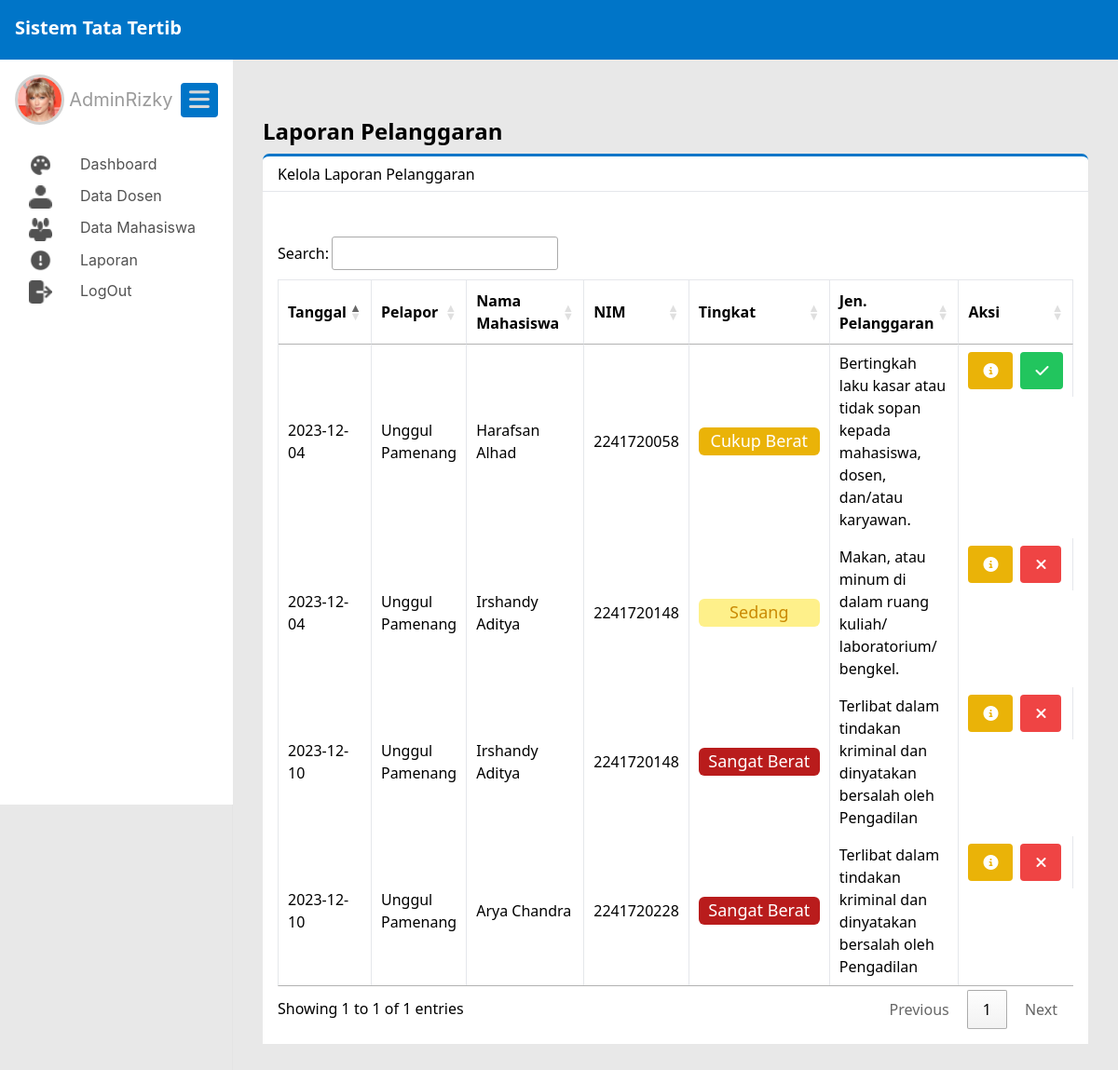
/public/admin/laporanPelanggaran (signed in), run on the app's committed database.
### tables this page shows
CREATE TABLE `pengaduan` (
  `pengaduan_id` int(11) NOT NULL,
  `nip` varchar(20) NOT NULL,
  `nim` varchar(20) NOT NULL,
  `pelanggaran_id` int(11) NOT NULL,
  `bukti_pelanggaran` varchar(200) NOT NULL,
  `tanggal_pengaduan` date NOT NULL,
  `status_pengaduan` enum('valid','tidak valid','proses') NOT NULL,
  `catatan` text NOT NULL
);

CREATE TABLE `dosen` (
  `nip` varchar(20) NOT NULL,
  `nama` varchar(50) NOT NULL,
  `TTL` varchar(50) NOT NULL,
  `jenis_kelamin` enum('L','P') NOT NULL,
  `jabatan` varchar(50) NOT NULL,
  `email` varchar(50) NOT NULL,
  `no_phone` int(11) NOT NULL,
  `alamat` varchar(100) NOT NULL,
  `dosen_img` varchar(150) NOT NULL,
  `user_id` int(11) NOT NULL
);

CREATE TABLE `mahasiswa` (
  `nim` varchar(20) NOT NULL,
  `prodi_id` int(11) NOT NULL,
  `nama` varchar(50) NOT NULL,
  `TTL` varchar(50) NOT NULL,
  `jenis_kelamin` enum('L','P') NOT NULL,
  `alamat` varchar(100) NOT NULL,
  `email` varchar(50) NOT NULL,
  `no_phone` varchar(11) NOT NULL,
  `phone_ortu` varchar(20) NOT NULL,
  `jumlah_pelanggaran` int(11) NOT NULL,
  `mahasiswa_img` varchar(200) NOT NULL,
  `user_id` int(11) NOT NULL
);

CREATE TABLE `pelanggaran` (
  `pelanggaran_id` int(11) NOT NULL,
  `pelanggaran` varchar(200) NOT NULL,
  `tingkat` int(11) NOT NULL,
  `sanksi_pelanggaran` varchar(500) NOT NULL
);

### app/core/Controller.php (called while the page is built, shortened)
<?php
class Controller{
    public function view($view, $data = []){
        require_once '../app/views/' . $view . '.php';
    }
    public function model($model){
        return new $model;
    }
}

### app/controllers/Admin.php (called while the page is built, shortened)
<?php
class Admin extends Controller{
    public function laporanPelanggaran(){
        $data['judul'] = 'Admin Page';
        $data['Pelanggaran'] = $this->model('Admin_model')->getLaporanPelanggaran();
        $this->view('admin/laporanPelanggaran', $data);
    }
}

### app/core/App.php (called while the page is built, shortened)
<?php
class App
{
    protected $method = 'index';
    protected $params = [];
    public function __construct()
    {
        $url = $this->parseURL();
        if(file_exists('../app/controllers/' . $url[0] . '.php')){
            unset($url[0]);
        }
        $this->controller = new $this->controller;
        if(isset($url[1])){
            if(method_exists($this->controller, $url[1])){
                $this->method = $url[1];
            }
        }
        call_user_func_array([$this->controller, $this->method], $this->params);
    }
    public function parseURL()
    {
        if (isset($_GET['url'])) {
            $url = rtrim($_GET['url'], '/');
            $url = filter_var($url, FILTER_SANITIZE_URL);
            $url = explode('/', $url);
            return $url;
        }
    }
}

### public/index.php (called while the page is built, shortened)
<?php
$app = new App;

### app/core/Database.php (called while the page is built, shortened)
<?php
class Database
{
    private $host = DB_HOST;
    private $user = DB_USER;
    private $pass = DB_PASS;
    private $db_name = DB_NAME;
    private $dbh;
    private $stmt;
    public function __construct()
    {
        $dsn = 'mysql:host=' . $this->host . ';dbname=' . $this->db_name;
        $option = [
            PDO::ATTR_PERSISTENT => true,
            PDO::ATTR_ERRMODE => PDO::ERRMODE_EXCEPTION
        ];
        try {
            $this->dbh = new PDO($dsn, $this->user, $this->pass, $option);
        } catch (PDOException $e) {
            die($e->getMessage());
        }
    }
    public function query($query)
    {
        $this->stmt = $this->dbh->prepare($query);
    }
    public function execute()
    {
        $this->stmt->execute();
    }
    public function resultSet()
    {
        $this->execute();
        return $this->stmt->fetchAll(PDO::FETCH_ASSOC);
    }
}

### app/models/Admin_model.php (called while the page is built, shortened)
<?php
class Admin_model
{
    private $table1 = 'dosen';
    private $table2 = 'mahasiswa';
    private $table3 = 'pengaduan';
    private $table4 = 'pelanggaran';
    private $db;
    public function __construct()
    {
        $this->db = new Database;
    }
    public function getLaporanPelanggaran()
    {
        $this->db->query('SELECT p.pengaduan_id, p.status_pengaduan, p.tanggal_pengaduan, d.nama as nama_dosen, m.nama, m.nim, pe.tingkat, pe.pelanggaran
        FROM ' . $this->table3 . ' AS p
        JOIN ' . $this->table1 . ' AS d ON p.nip = d.nip
        JOIN ' . $this->table2 . ' AS m ON p.nim = m.nim
        JOIN ' . $this->table4 . ' AS pe ON p.pelanggaran_id = pe.pelanggaran_id');
        return $this->db->resultSet();
    }
}

### app/views/admin/laporanPelanggaran.php (the view, shortened to what this page needs)
<div class="flex-1 pl-8 pb-8 pt-6 pr-8 shadow-sm main_content">
  <div id="laporan_pelanggaran">
    <h1 class="text-2xl font-bold mb-2">Laporan Pelanggaran</h1>
    <div class="flex bg-white h-10 items-center shadow-sm subtitle_dashboard">
      <div class="flex-1 ml-4">Kelola Laporan Pelanggaran</div>
    </div>
    <div class="flex bg-white">
      <div class="flex-1 bg-white p-4">
        <div class="grid grid-cols-1 gap-4">
          <div class="container mx-auto mt-8 containerTableDosen overflow-x-auto">
            <table id="tableLaporan" class="min-w-full border ">
              <thead>
                <tr class="border-b">
                  <th class="py-2 px-4 border-r">Tanggal</th>
                  <th class="py-2 px-4 border-r">Pelapor</th>
                  <th class="py-2 px-4 border-r">Nama Mahasiswa</th>
                  <th class="py-2 px-4 border-r">NIM</th>
                  <th class="py-2 px-4 border-r">Tingkat</th>
                  <th class="py-2 px-4 border-r">Jen. Pelanggaran</th>
                  <th class="py-2 px-4 border-r">Aksi</th>
                </tr>
              </thead>
              <?php
              foreach ($data['Pelanggaran'] as $row) :
              ?>
                <tbody>
                  <tr class="border-b">
                    <td class="py-2 px-4 border-r"><?= $row['tanggal_pengaduan']; ?></td>
                    <td class="py-2 px-4 border-r"><?= $row['nama_dosen']; ?></td>
                    <td class="py-2 px-4 border-r">
                      <p class="nama_dosen_table inline"><?= $row['nama']; ?></p>
                    </td>
                    <td class="py-2 px-4 border-r">
                      <p class="nama_dosen_table inline"><?= $row['nim']; ?></p>
                    </td>
                    <td class="py-2 px-4 border-r text-center"><?php
                                                                if ($row['tingkat'] == '1') {
                                                                  echo '<div class="w-[130px] h-[30px] rounded-md bg-red-700 px-1 text-lg font-medium text-white">Sangat Berat</div>';
                                                                } elseif ($row['tingkat'] == '2') {
                                                                  echo '<div class="w-[130px] h-[30px] rounded-md bg-orange-600 px-1 text-lg font-medium text-white">Berat</div>';
                                                                } elseif ($row['tingkat'] == '3') {
                                                                  echo '<div class="w-[130px] h-[30px] rounded-md bg-yellow-500 px-1 text-lg font-medium text-white">Cukup Berat</div>';
                                                                } elseif ($row['tingkat'] == '4') {
                                                                  echo '<div class="w-[130px] h-[30px] rounded-md bg-yellow-200 px-1 text-lg font-medium text-yellow-600">Sedang</div>';
                                                                } elseif ($row['tingkat'] == '5') {
                                                                  echo '<div class="w-[130px] h-[30px] rounded-md bg-green-200 px-1 text-lg font-medium text-green-700">Ringan</div>';
                                                                }
                                                                ?></td>
                    <td class="py-2 px-4 border-r"><?= $row['pelanggaran']; ?></td>
                    <td class="py-2 px-4 border-r flex p-2 gap-2 ">
                      <a href="#" onclick="showModalKompen(<?= $row['pengaduan_id']; ?>);" class="bg-yellow-500 hover:bg-yellow-700 sm:right-[-100px] text-white font-bold py-2 px-4 rounded inline"><i class="fas fa-info-circle"></i></a>
                      <?php if ($row['status_pengaduan'] ==  'valid') { ?>
                        <button class="bg-green-500 sm:right-[-100px] text-white font-bold py-2 px-4 rounded inline"><i class="fa-solid fa-check"></i></button>
                      <?php } else if ($row['status_pengaduan'] ==  'tidak valid') { ?>
                        <button class="bg-red-500 sm:right-[-100px] text-white font-bold py-2 px-4 rounded inline"><i class="fas fa-times"></i>
                        </button>
                      <?php } else if ($row['status_pengaduan'] ==  'proses') { ?>
                        <button class="bg-blue-500 sm:right-[-100px] text-white font-bold py-2 px-4 rounded inline"><i class="fas fa-spinner"></i>
                        </a>
                      <?php } else if ($row['status_pengaduan'] == 'baru') { ?>
                        <button class="bg-blue-500 sm:right-[-100px] text-white font-bold py-2 px-4 rounded inline"><i class="fas fa-check"></i>
                        </button>
                        <?php } ?>
                    </td>
                  </tr>
                <?php
              endforeach;
                ?>
                </tbody>
            </table>
          </div>
        </div>
      </div>
    </div>
  </div>
</div>

### public/css/style.css (style rules this page uses)
.main_content { margin-left: 250px; margin-top: 64px; }
.main { background: #e8e8e8; }
.subtitle_dashboard { border-top: solid; border-radius: 7px 7px 0px 0px; border-color: #0075c8; }

### data on the page
pengaduan: tanggal_pengaduan "2023-12-04", nip.nama "Unggul Pamenang", nim.nama "Harafsan Alhad", nim.nim "2241720058", shows "Cukup Berat", pelanggaran.pelanggaran "Bertingkah laku kasar atau tidak sopan kepada mahasiswa, dosen, dan/atau karyawan.", status_pengaduan "valid" (drawn)
pengaduan: tanggal_pengaduan "2023-12-04", nip.nama "Unggul Pamenang", nim.nama "Irshandy Aditya", nim.nim "2241720148", shows "Sedang", pelanggaran.pelanggaran "Makan, atau minum di dalam ruang kuliah/ laboratorium/ bengkel.", status_pengaduan "tidak valid" (drawn)
pengaduan: tanggal_pengaduan "2023-12-10", nip.nama "Unggul Pamenang", nim.nama "Irshandy Aditya", nim.nim "2241720148", shows "Sangat Berat", pelanggaran.pelanggaran "Terlibat dalam tindakan kriminal dan dinyatakan bersalah oleh Pengadilan", status_pengaduan "tidak valid" (drawn)
pengaduan: tanggal_pengaduan "2023-12-10", nip.nama "Unggul Pamenang", nim.nama "Arya Chandra", nim.nim "2241720228", shows "Sangat Berat", pelanggaran.pelanggaran "Terlibat dalam tindakan kriminal dan dinyatakan bersalah oleh Pengadilan", status_pengaduan "tidak valid" (drawn)
